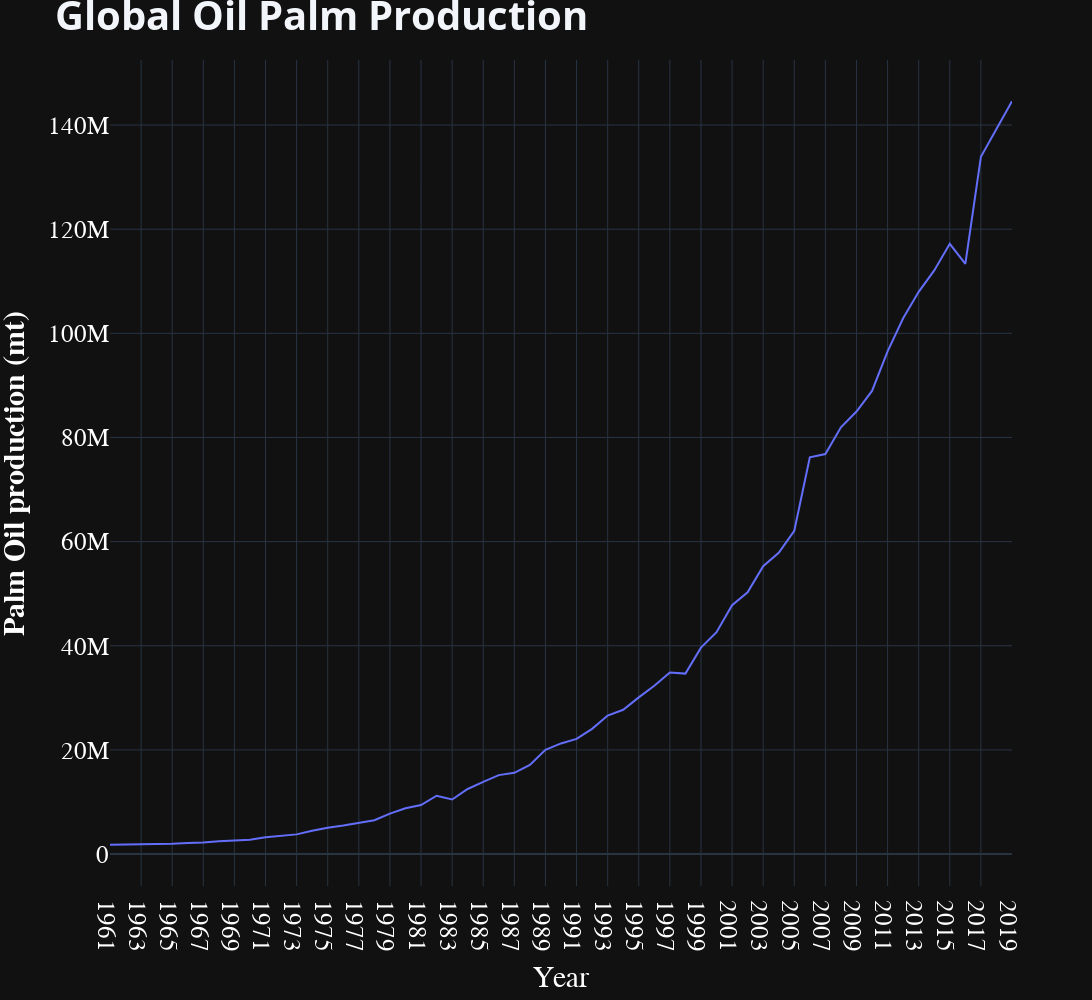

Notebook source saved alongside this figure:
### Markdown cell above
# Palm Oil Production

### Code cell
palm_oil_production = volume_df[["Year", "palm"]]  # new df
palm_oil_prodn_fig = px.line(palm_oil_production, x="Year", y="palm")

palm_oil_prodn_fig.update_layout(
    title_text="<b>Global Oil Palm Production<b>",
    title_font_size=40,
    legend_font_size=20,
    width=1400,
    height=1000
)

palm_oil_prodn_fig.update_xaxes(
    title_text="Year",
    title_font=dict(size=30, family='Verdana', color='white'),
    tickfont=dict(family='Calibri', color='white', size=25)
)

palm_oil_prodn_fig.update_yaxes(
    title_text="<b>Palm Oil production (mt)</b>",
    title_font=dict(size=30, family='Verdana', color='white'),
    tickfont=dict(family='Calibri', color='white', size=25)
)

palm_oil_prodn_fig.show()

### Figure 1 — Plotly figure (JSON) as saved in the notebook; plotly's stock layout.template omitted (floating-point values rounded to 4 significant figures)
{"data": [{"hovertemplate": "Year=%{x}<br>palm=%{y}<extra></extra>", "legendgroup": "", "line": {"color": "#636efa", "dash": "solid"}, "marker": {"symbol": "circle"}, "mode": "lines", "name": "", "orientation": "v", "showlegend": false, "x": ["1961", "1962", "1963", "1964", "1965", "1966", "1967", "1968", "1969", "1970", "1971", "1972", "1973", "1974", "1975", "1976", "1977", "1978", "1979", "1980", "1981", "1982", "1983", "1984", "1985", "1986", "1987", "1988", "1989", "1990", "1991", "1992", "1993", "1994", "1995", "1996", "1997", "1998", "1999", "2000", "2001", "2002", "2003", "2004", "2005", "2006", "2007", "2008", "2009", "2010", "2011", "2012", "2013", "2014", "2015", "2016", "2017", "2018", "2019"], "xaxis": "x", "y": [1799000.0, 1810000.0, 1894000.0, 1947000.0, 1980000.0, 2147000.0, 2206000.0, 2457000.0, 2657000.0, 2766000.0, 3211000.0, 3552000.0, 3781000.0, 4466000.0, 5066000.0, 5464000.0, 5979000.0, 6498000.0, 7773000.0, 8804000.0, 9417000.0, 11210000.0, 10480000.0, 12500000.0, 13880000.0, 15160000.0, 15590000.0, 17100000.0, 20030000.0, 21250000.0, 22110000.0, 24040000.0, 26600000.0, 27710000.0, 30090000.0, 32310000.0, 34850000.0, 34650000.0, 39640000.0, 42610000.0, 47790000.0, 50280000.0, 55290000.0, 57860000.0, 62090000.0, 76180000.0, 76810000.0, 81940000.0, 84990000.0, 88940000.0, 96540000.0, 102900000.0, 108000000.0, 112100000.0, 117200000.0, 113300000.0, 133900000.0, 139100000.0, 144600000.0], "yaxis": "y", "type": "scatter"}], "layout": {"xaxis": {"anchor": "y", "domain": [0.0, 1.0], "title": {"text": "Year", "font": {"size": 30, "family": "Verdana", "color": "white"}}, "tickfont": {"family": "Calibri", "color": "white", "size": 25}}, "yaxis": {"anchor": "x", "domain": [0.0, 1.0], "title": {"text": "<b>Palm Oil production (mt)</b>", "font": {"size": 30, "family": "Verdana", "color": "white"}}, "tickfont": {"family": "Calibri", "color": "white", "size": 25}}, "legend": {"tracegroupgap": 0, "font": {"size": 20}}, "margin": {"t": 60}, "title": {"font": {"size": 40}, "text": "<b>Global Oil Palm Production<b>"}, "width": 1400, "height": 1000}}
